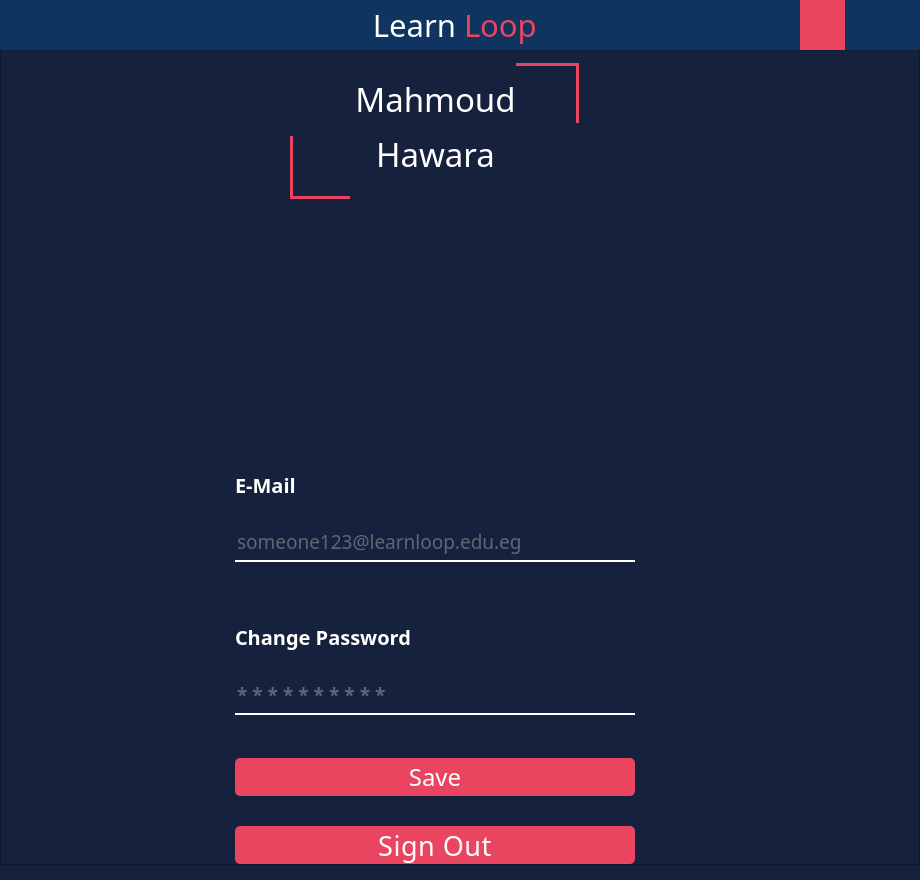
<?xml version="1.0" encoding="UTF-8"?>
<ui version="4.0">
 <class>MainWindow</class>
 <widget class="QMainWindow" name="MainWindow">
  <property name="geometry">
   <rect>
    <x>0</x>
    <y>0</y>
    <width>920</width>
    <height>880</height>
   </rect>
  </property>
  <property name="minimumSize">
   <size>
    <width>920</width>
    <height>880</height>
   </size>
  </property>
  <property name="windowTitle">
   <string>MainWindow</string>
  </property>
  <property name="styleSheet">
   <string notr="true">background: #16213E;
</string>
  </property>
  <widget class="QWidget" name="centralwidget">
   <layout class="QVBoxLayout" name="verticalLayout">
    <property name="spacing">
     <number>0</number>
    </property>
    <property name="leftMargin">
     <number>0</number>
    </property>
    <property name="topMargin">
     <number>0</number>
    </property>
    <property name="rightMargin">
     <number>0</number>
    </property>
    <property name="bottomMargin">
     <number>0</number>
    </property>
    <item>
     <widget class="QFrame" name="header">
      <property name="minimumSize">
       <size>
        <width>0</width>
        <height>50</height>
       </size>
      </property>
      <property name="maximumSize">
       <size>
        <width>16777215</width>
        <height>50</height>
       </size>
      </property>
      <property name="styleSheet">
       <string notr="true">background: #0F3460</string>
      </property>
      <layout class="QHBoxLayout" name="horizontalLayout_4">
       <property name="spacing">
        <number>0</number>
       </property>
       <property name="leftMargin">
        <number>20</number>
       </property>
       <property name="topMargin">
        <number>0</number>
       </property>
       <property name="rightMargin">
        <number>20</number>
       </property>
       <property name="bottomMargin">
        <number>0</number>
       </property>
       <item alignment="Qt::AlignLeft">
        <widget class="QFrame" name="ControlButtons_2">
         <layout class="QHBoxLayout" name="horizontalLayout_6">
          <property name="spacing">
           <number>15</number>
          </property>
          <property name="leftMargin">
           <number>0</number>
          </property>
          <property name="topMargin">
           <number>0</number>
          </property>
          <property name="rightMargin">
           <number>0</number>
          </property>
          <property name="bottomMargin">
           <number>0</number>
          </property>
          <item>
           <widget class="QPushButton" name="close_2">
            <property name="minimumSize">
             <size>
              <width>20</width>
              <height>26</height>
             </size>
            </property>
            <property name="maximumSize">
             <size>
              <width>26</width>
              <height>26</height>
             </size>
            </property>
            <property name="cursor">
             <cursorShape>PointingHandCursor</cursorShape>
            </property>
            <property name="styleSheet">
             <string notr="true">QPushButton::hover{
	background-color: #E94560;
	border-radius: 12px;
}</string>
            </property>
            <property name="text">
             <string/>
            </property>
            <property name="icon">
             <iconset resource="../Student-Enrollment-Database-Project-main2/Student-Enrollment-Database-Project-main/Images.qrc">
              <normaloff>:/Controles/Images/close.png</normaloff>:/Controles/Images/close.png</iconset>
            </property>
            <property name="iconSize">
             <size>
              <width>12</width>
              <height>14</height>
             </size>
            </property>
            <property name="shortcut">
             <string>Ctrl+F4</string>
            </property>
            <property name="flat">
             <bool>true</bool>
            </property>
           </widget>
          </item>
          <item>
           <widget class="QPushButton" name="expand_2">
            <property name="minimumSize">
             <size>
              <width>26</width>
              <height>26</height>
             </size>
            </property>
            <property name="maximumSize">
             <size>
              <width>26</width>
              <height>26</height>
             </size>
            </property>
            <property name="cursor">
             <cursorShape>PointingHandCursor</cursorShape>
            </property>
            <property name="styleSheet">
             <string notr="true">QPushButton::hover{
	background-color: #E94560;
	border-radius: 12px;
}</string>
            </property>
            <property name="text">
             <string/>
            </property>
            <property name="icon">
             <iconset resource="../Student-Enrollment-Database-Project-main2/Student-Enrollment-Database-Project-main/Images.qrc">
              <normaloff>:/Controles/Images/expand-arrows.png</normaloff>:/Controles/Images/expand-arrows.png</iconset>
            </property>
            <property name="iconSize">
             <size>
              <width>20</width>
              <height>25</height>
             </size>
            </property>
            <property name="shortcut">
             <string>Ctrl+E</string>
            </property>
            <property name="flat">
             <bool>true</bool>
            </property>
           </widget>
          </item>
          <item>
           <widget class="QPushButton" name="minimize_2">
            <property name="minimumSize">
             <size>
              <width>26</width>
              <height>26</height>
             </size>
            </property>
            <property name="maximumSize">
             <size>
              <width>26</width>
              <height>26</height>
             </size>
            </property>
            <property name="cursor">
             <cursorShape>PointingHandCursor</cursorShape>
            </property>
            <property name="styleSheet">
             <string notr="true">QPushButton::hover{
	background-color: #E94560;
	border-radius: 12px;
}</string>
            </property>
            <property name="text">
             <string/>
            </property>
            <property name="icon">
             <iconset resource="../Student-Enrollment-Database-Project-main2/Student-Enrollment-Database-Project-main/Images.qrc">
              <normaloff>:/Controles/Images/minimize-sign.png</normaloff>:/Controles/Images/minimize-sign.png</iconset>
            </property>
            <property name="iconSize">
             <size>
              <width>13</width>
              <height>16</height>
             </size>
            </property>
            <property name="shortcut">
             <string>Ctrl+M</string>
            </property>
            <property name="flat">
             <bool>true</bool>
            </property>
           </widget>
          </item>
          <item>
           <widget class="QPushButton" name="expand_3">
            <property name="minimumSize">
             <size>
              <width>26</width>
              <height>26</height>
             </size>
            </property>
            <property name="maximumSize">
             <size>
              <width>26</width>
              <height>26</height>
             </size>
            </property>
            <property name="cursor">
             <cursorShape>PointingHandCursor</cursorShape>
            </property>
            <property name="contextMenuPolicy">
             <enum>Qt::NoContextMenu</enum>
            </property>
            <property name="styleSheet">
             <string notr="true">QPushButton::hover{
	background-color: #E94560;
	border-radius: 12px;
}</string>
            </property>
            <property name="text">
             <string/>
            </property>
            <property name="icon">
             <iconset resource="../Student-Enrollment-Database-Project-main2/Student-Enrollment-Database-Project-main/Images.qrc">
              <normaloff>:/Controles/Images/return.png</normaloff>:/Controles/Images/return.png</iconset>
            </property>
            <property name="iconSize">
             <size>
              <width>20</width>
              <height>25</height>
             </size>
            </property>
            <property name="shortcut">
             <string>Ctrl+R</string>
            </property>
            <property name="flat">
             <bool>true</bool>
            </property>
           </widget>
          </item>
         </layout>
        </widget>
       </item>
       <item>
        <widget class="QFrame" name="Logo_2">
         <property name="maximumSize">
          <size>
           <width>16777215</width>
           <height>16777215</height>
          </size>
         </property>
         <layout class="QHBoxLayout" name="horizontalLayout_7">
          <property name="spacing">
           <number>8</number>
          </property>
          <property name="leftMargin">
           <number>0</number>
          </property>
          <property name="topMargin">
           <number>0</number>
          </property>
          <property name="rightMargin">
           <number>0</number>
          </property>
          <property name="bottomMargin">
           <number>0</number>
          </property>
          <item>
           <widget class="QLabel" name="Learn_2">
            <property name="font">
             <font>
              <family>Tw Cen MT Condensed Extra Bold</family>
              <pointsize>23</pointsize>
              <weight>50</weight>
              <italic>false</italic>
              <bold>false</bold>
             </font>
            </property>
            <property name="styleSheet">
             <string notr="true">color: white</string>
            </property>
            <property name="text">
             <string>Learn</string>
            </property>
            <property name="alignment">
             <set>Qt::AlignRight|Qt::AlignTrailing|Qt::AlignVCenter</set>
            </property>
            <property name="wordWrap">
             <bool>false</bool>
            </property>
           </widget>
          </item>
          <item>
           <widget class="QLabel" name="Loop_2">
            <property name="font">
             <font>
              <family>Tw Cen MT Condensed Extra Bold</family>
              <pointsize>23</pointsize>
              <weight>50</weight>
              <italic>false</italic>
              <bold>false</bold>
             </font>
            </property>
            <property name="styleSheet">
             <string notr="true">color: #E94560</string>
            </property>
            <property name="text">
             <string>Loop</string>
            </property>
           </widget>
          </item>
         </layout>
        </widget>
       </item>
       <item alignment="Qt::AlignRight">
        <widget class="QFrame" name="ProfilePhotoAndSettings_2">
         <property name="maximumSize">
          <size>
           <width>16777215</width>
           <height>16777215</height>
          </size>
         </property>
         <layout class="QHBoxLayout" name="horizontalLayout_8">
          <property name="spacing">
           <number>20</number>
          </property>
          <property name="leftMargin">
           <number>0</number>
          </property>
          <property name="topMargin">
           <number>0</number>
          </property>
          <property name="rightMargin">
           <number>0</number>
          </property>
          <property name="bottomMargin">
           <number>0</number>
          </property>
          <item>
           <widget class="QPushButton" name="settings_2">
            <property name="minimumSize">
             <size>
              <width>45</width>
              <height>50</height>
             </size>
            </property>
            <property name="maximumSize">
             <size>
              <width>45</width>
              <height>50</height>
             </size>
            </property>
            <property name="cursor">
             <cursorShape>PointingHandCursor</cursorShape>
            </property>
            <property name="statusTip">
             <string/>
            </property>
            <property name="styleSheet">
             <string notr="true">background-color: #E94560;
border-style: outset</string>
            </property>
            <property name="text">
             <string/>
            </property>
            <property name="icon">
             <iconset resource="../Student-Enrollment-Database-Project-main2/Student-Enrollment-Database-Project-main/Images.qrc">
              <normaloff>:/Controles/Images/setting.png</normaloff>:/Controles/Images/setting.png</iconset>
            </property>
            <property name="iconSize">
             <size>
              <width>30</width>
              <height>30</height>
             </size>
            </property>
            <property name="checkable">
             <bool>false</bool>
            </property>
            <property name="autoRepeat">
             <bool>false</bool>
            </property>
            <property name="autoExclusive">
             <bool>false</bool>
            </property>
            <property name="autoDefault">
             <bool>false</bool>
            </property>
            <property name="default">
             <bool>false</bool>
            </property>
            <property name="flat">
             <bool>true</bool>
            </property>
           </widget>
          </item>
          <item>
           <widget class="QPushButton" name="profilePhoto_2">
            <property name="minimumSize">
             <size>
              <width>35</width>
              <height>35</height>
             </size>
            </property>
            <property name="maximumSize">
             <size>
              <width>35</width>
              <height>35</height>
             </size>
            </property>
            <property name="cursor">
             <cursorShape>PointingHandCursor</cursorShape>
            </property>
            <property name="autoFillBackground">
             <bool>false</bool>
            </property>
            <property name="styleSheet">
             <string notr="true"/>
            </property>
            <property name="text">
             <string/>
            </property>
            <property name="icon">
             <iconset resource="../Student-Enrollment-Database-Project-main2/Student-Enrollment-Database-Project-main/Images.qrc">
              <normaloff>:/Controles/Images/user.png</normaloff>:/Controles/Images/user.png</iconset>
            </property>
            <property name="iconSize">
             <size>
              <width>35</width>
              <height>35</height>
             </size>
            </property>
            <property name="autoDefault">
             <bool>false</bool>
            </property>
            <property name="default">
             <bool>false</bool>
            </property>
            <property name="flat">
             <bool>true</bool>
            </property>
           </widget>
          </item>
         </layout>
        </widget>
       </item>
      </layout>
     </widget>
    </item>
    <item>
     <widget class="QFrame" name="frame">
      <property name="frameShape">
       <enum>QFrame::StyledPanel</enum>
      </property>
      <property name="frameShadow">
       <enum>QFrame::Raised</enum>
      </property>
      <layout class="QHBoxLayout" name="horizontalLayout_3">
       <property name="spacing">
        <number>10</number>
       </property>
       <property name="leftMargin">
        <number>0</number>
       </property>
       <property name="topMargin">
        <number>0</number>
       </property>
       <property name="rightMargin">
        <number>50</number>
       </property>
       <property name="bottomMargin">
        <number>0</number>
       </property>
       <item>
        <spacer name="horizontalSpacer">
         <property name="orientation">
          <enum>Qt::Horizontal</enum>
         </property>
         <property name="sizeHint" stdset="0">
          <size>
           <width>40</width>
           <height>20</height>
          </size>
         </property>
        </spacer>
       </item>
       <item alignment="Qt::AlignHCenter">
        <widget class="QFrame" name="mainPage">
         <property name="minimumSize">
          <size>
           <width>400</width>
           <height>0</height>
          </size>
         </property>
         <property name="maximumSize">
          <size>
           <width>400</width>
           <height>16777215</height>
          </size>
         </property>
         <property name="styleSheet">
          <string notr="true">border: none;</string>
         </property>
         <property name="frameShape">
          <enum>QFrame::StyledPanel</enum>
         </property>
         <property name="frameShadow">
          <enum>QFrame::Raised</enum>
         </property>
         <layout class="QVBoxLayout" name="verticalLayout_2">
          <property name="spacing">
           <number>30</number>
          </property>
          <property name="leftMargin">
           <number>0</number>
          </property>
          <property name="topMargin">
           <number>0</number>
          </property>
          <property name="rightMargin">
           <number>0</number>
          </property>
          <property name="bottomMargin">
           <number>0</number>
          </property>
          <item>
           <spacer name="verticalSpacer_3">
            <property name="orientation">
             <enum>Qt::Vertical</enum>
            </property>
            <property name="sizeHint" stdset="0">
             <size>
              <width>20</width>
              <height>40</height>
             </size>
            </property>
           </spacer>
          </item>
          <item>
           <widget class="QFrame" name="frame_7">
            <property name="minimumSize">
             <size>
              <width>0</width>
              <height>150</height>
             </size>
            </property>
            <property name="maximumSize">
             <size>
              <width>16777215</width>
              <height>150</height>
             </size>
            </property>
            <property name="styleSheet">
             <string notr="true"/>
            </property>
            <property name="frameShape">
             <enum>QFrame::StyledPanel</enum>
            </property>
            <property name="frameShadow">
             <enum>QFrame::Raised</enum>
            </property>
            <layout class="QHBoxLayout" name="horizontalLayout_5">
             <property name="spacing">
              <number>0</number>
             </property>
             <property name="leftMargin">
              <number>0</number>
             </property>
             <property name="topMargin">
              <number>0</number>
             </property>
             <property name="rightMargin">
              <number>0</number>
             </property>
             <property name="bottomMargin">
              <number>0</number>
             </property>
             <item>
              <spacer name="horizontalSpacer_3">
               <property name="orientation">
                <enum>Qt::Horizontal</enum>
               </property>
               <property name="sizeHint" stdset="0">
                <size>
                 <width>40</width>
                 <height>20</height>
                </size>
               </property>
              </spacer>
             </item>
             <item>
              <widget class="QFrame" name="frame_8">
               <property name="minimumSize">
                <size>
                 <width>65</width>
                 <height>125</height>
                </size>
               </property>
               <property name="maximumSize">
                <size>
                 <width>65</width>
                 <height>100</height>
                </size>
               </property>
               <property name="styleSheet">
                <string notr="true"/>
               </property>
               <property name="frameShape">
                <enum>QFrame::StyledPanel</enum>
               </property>
               <property name="frameShadow">
                <enum>QFrame::Raised</enum>
               </property>
               <widget class="Line" name="line_9">
                <property name="geometry">
                 <rect>
                  <x>0</x>
                  <y>60</y>
                  <width>3</width>
                  <height>60</height>
                 </rect>
                </property>
                <property name="minimumSize">
                 <size>
                  <width>0</width>
                  <height>60</height>
                 </size>
                </property>
                <property name="maximumSize">
                 <size>
                  <width>16777215</width>
                  <height>60</height>
                 </size>
                </property>
                <property name="styleSheet">
                 <string notr="true">border: 1.5px solid #E94560;</string>
                </property>
                <property name="orientation">
                 <enum>Qt::Vertical</enum>
                </property>
               </widget>
               <widget class="Line" name="line_10">
                <property name="geometry">
                 <rect>
                  <x>0</x>
                  <y>120</y>
                  <width>60</width>
                  <height>3</height>
                 </rect>
                </property>
                <property name="minimumSize">
                 <size>
                  <width>60</width>
                  <height>0</height>
                 </size>
                </property>
                <property name="maximumSize">
                 <size>
                  <width>60</width>
                  <height>16777215</height>
                 </size>
                </property>
                <property name="styleSheet">
                 <string notr="true">border: 1.5px solid #E94560;</string>
                </property>
                <property name="orientation">
                 <enum>Qt::Horizontal</enum>
                </property>
               </widget>
              </widget>
             </item>
             <item alignment="Qt::AlignHCenter">
              <widget class="QFrame" name="department_2">
               <property name="minimumSize">
                <size>
                 <width>0</width>
                 <height>100</height>
                </size>
               </property>
               <property name="maximumSize">
                <size>
                 <width>750</width>
                 <height>100</height>
                </size>
               </property>
               <property name="styleSheet">
                <string notr="true">color: white;</string>
               </property>
               <property name="frameShape">
                <enum>QFrame::StyledPanel</enum>
               </property>
               <property name="frameShadow">
                <enum>QFrame::Raised</enum>
               </property>
               <layout class="QVBoxLayout" name="verticalLayout_11">
                <property name="spacing">
                 <number>10</number>
                </property>
                <property name="leftMargin">
                 <number>0</number>
                </property>
                <property name="topMargin">
                 <number>0</number>
                </property>
                <property name="rightMargin">
                 <number>0</number>
                </property>
                <property name="bottomMargin">
                 <number>0</number>
                </property>
                <item alignment="Qt::AlignHCenter">
                 <widget class="QLabel" name="label_15">
                  <property name="minimumSize">
                   <size>
                    <width>0</width>
                    <height>0</height>
                   </size>
                  </property>
                  <property name="maximumSize">
                   <size>
                    <width>16777215</width>
                    <height>16777215</height>
                   </size>
                  </property>
                  <property name="font">
                   <font>
                    <family>Bahnschrift Condensed</family>
                    <pointsize>25</pointsize>
                    <weight>50</weight>
                    <bold>false</bold>
                   </font>
                  </property>
                  <property name="text">
                   <string>Mahmoud</string>
                  </property>
                  <property name="scaledContents">
                   <bool>false</bool>
                  </property>
                  <property name="alignment">
                   <set>Qt::AlignCenter</set>
                  </property>
                  <property name="wordWrap">
                   <bool>true</bool>
                  </property>
                 </widget>
                </item>
                <item alignment="Qt::AlignHCenter">
                 <widget class="QFrame" name="frame_18">
                  <property name="frameShape">
                   <enum>QFrame::StyledPanel</enum>
                  </property>
                  <property name="frameShadow">
                   <enum>QFrame::Raised</enum>
                  </property>
                  <layout class="QHBoxLayout" name="horizontalLayout_20">
                   <property name="spacing">
                    <number>20</number>
                   </property>
                   <property name="leftMargin">
                    <number>0</number>
                   </property>
                   <property name="topMargin">
                    <number>0</number>
                   </property>
                   <property name="rightMargin">
                    <number>0</number>
                   </property>
                   <property name="bottomMargin">
                    <number>0</number>
                   </property>
                   <item>
                    <widget class="QLabel" name="label_12">
                     <property name="font">
                      <font>
                       <family>Bahnschrift Condensed</family>
                       <pointsize>25</pointsize>
                       <weight>50</weight>
                       <bold>false</bold>
                      </font>
                     </property>
                     <property name="frameShadow">
                      <enum>QFrame::Plain</enum>
                     </property>
                     <property name="text">
                      <string>Hawara</string>
                     </property>
                     <property name="alignment">
                      <set>Qt::AlignCenter</set>
                     </property>
                     <property name="indent">
                      <number>-1</number>
                     </property>
                    </widget>
                   </item>
                  </layout>
                 </widget>
                </item>
               </layout>
              </widget>
             </item>
             <item>
              <widget class="QFrame" name="frame_9">
               <property name="minimumSize">
                <size>
                 <width>65</width>
                 <height>125</height>
                </size>
               </property>
               <property name="maximumSize">
                <size>
                 <width>65</width>
                 <height>125</height>
                </size>
               </property>
               <property name="styleSheet">
                <string notr="true"/>
               </property>
               <property name="frameShape">
                <enum>QFrame::StyledPanel</enum>
               </property>
               <property name="frameShadow">
                <enum>QFrame::Raised</enum>
               </property>
               <widget class="Line" name="line_5">
                <property name="geometry">
                 <rect>
                  <x>60</x>
                  <y>0</y>
                  <width>3</width>
                  <height>60</height>
                 </rect>
                </property>
                <property name="minimumSize">
                 <size>
                  <width>0</width>
                  <height>60</height>
                 </size>
                </property>
                <property name="maximumSize">
                 <size>
                  <width>16777215</width>
                  <height>60</height>
                 </size>
                </property>
                <property name="styleSheet">
                 <string notr="true">border: 1.5px solid #E94560;</string>
                </property>
                <property name="orientation">
                 <enum>Qt::Vertical</enum>
                </property>
               </widget>
               <widget class="Line" name="line_6">
                <property name="geometry">
                 <rect>
                  <x>0</x>
                  <y>0</y>
                  <width>60</width>
                  <height>3</height>
                 </rect>
                </property>
                <property name="minimumSize">
                 <size>
                  <width>60</width>
                  <height>0</height>
                 </size>
                </property>
                <property name="maximumSize">
                 <size>
                  <width>60</width>
                  <height>16777215</height>
                 </size>
                </property>
                <property name="styleSheet">
                 <string notr="true">border: 1.5px solid #E94560;</string>
                </property>
                <property name="orientation">
                 <enum>Qt::Horizontal</enum>
                </property>
               </widget>
              </widget>
             </item>
             <item>
              <spacer name="horizontalSpacer_4">
               <property name="orientation">
                <enum>Qt::Horizontal</enum>
               </property>
               <property name="sizeHint" stdset="0">
                <size>
                 <width>40</width>
                 <height>20</height>
                </size>
               </property>
              </spacer>
             </item>
            </layout>
           </widget>
          </item>
          <item alignment="Qt::AlignHCenter">
           <widget class="QPushButton" name="pushButton">
            <property name="minimumSize">
             <size>
              <width>200</width>
              <height>200</height>
             </size>
            </property>
            <property name="maximumSize">
             <size>
              <width>200</width>
              <height>200</height>
             </size>
            </property>
            <property name="text">
             <string/>
            </property>
            <property name="icon">
             <iconset resource="../Student-Enrollment-Database-Project-main2/Student-Enrollment-Database-Project-main/Images.qrc">
              <normaloff>:/Controles/Images/user.png</normaloff>:/Controles/Images/user.png</iconset>
            </property>
            <property name="iconSize">
             <size>
              <width>200</width>
              <height>200</height>
             </size>
            </property>
           </widget>
          </item>
          <item alignment="Qt::AlignHCenter">
           <widget class="QFrame" name="phone_ID_2">
            <property name="minimumSize">
             <size>
              <width>0</width>
              <height>120</height>
             </size>
            </property>
            <property name="maximumSize">
             <size>
              <width>16777215</width>
              <height>120</height>
             </size>
            </property>
            <property name="styleSheet">
             <string notr="true"/>
            </property>
            <property name="frameShape">
             <enum>QFrame::StyledPanel</enum>
            </property>
            <property name="frameShadow">
             <enum>QFrame::Raised</enum>
            </property>
            <property name="lineWidth">
             <number>1</number>
            </property>
            <layout class="QVBoxLayout" name="verticalLayout_6">
             <property name="spacing">
              <number>0</number>
             </property>
             <property name="leftMargin">
              <number>0</number>
             </property>
             <property name="topMargin">
              <number>0</number>
             </property>
             <property name="rightMargin">
              <number>0</number>
             </property>
             <property name="bottomMargin">
              <number>0</number>
             </property>
             <item>
              <widget class="QFrame" name="phonenum_2">
               <property name="minimumSize">
                <size>
                 <width>400</width>
                 <height>120</height>
                </size>
               </property>
               <property name="maximumSize">
                <size>
                 <width>400</width>
                 <height>120</height>
                </size>
               </property>
               <property name="styleSheet">
                <string notr="true"/>
               </property>
               <property name="frameShape">
                <enum>QFrame::StyledPanel</enum>
               </property>
               <property name="frameShadow">
                <enum>QFrame::Raised</enum>
               </property>
               <layout class="QVBoxLayout" name="verticalLayout_7">
                <property name="spacing">
                 <number>0</number>
                </property>
                <property name="leftMargin">
                 <number>0</number>
                </property>
                <property name="topMargin">
                 <number>0</number>
                </property>
                <property name="rightMargin">
                 <number>0</number>
                </property>
                <property name="bottomMargin">
                 <number>0</number>
                </property>
                <item>
                 <widget class="QLabel" name="label_4">
                  <property name="minimumSize">
                   <size>
                    <width>0</width>
                    <height>22</height>
                   </size>
                  </property>
                  <property name="maximumSize">
                   <size>
                    <width>16777215</width>
                    <height>22</height>
                   </size>
                  </property>
                  <property name="font">
                   <font>
                    <family>Bahnschrift SemiBold</family>
                    <pointsize>15</pointsize>
                    <weight>75</weight>
                    <italic>false</italic>
                    <bold>true</bold>
                   </font>
                  </property>
                  <property name="styleSheet">
                   <string notr="true">
color: #FFFFFF</string>
                  </property>
                  <property name="text">
                   <string>E-Mail</string>
                  </property>
                 </widget>
                </item>
                <item>
                 <widget class="QLineEdit" name="lineEdit_6">
                  <property name="minimumSize">
                   <size>
                    <width>243</width>
                    <height>50</height>
                   </size>
                  </property>
                  <property name="maximumSize">
                   <size>
                    <width>16777215</width>
                    <height>16777215</height>
                   </size>
                  </property>
                  <property name="font">
                   <font>
                    <family>Bahnschrift Light SemiCondensed</family>
                    <pointsize>14</pointsize>
                   </font>
                  </property>
                  <property name="styleSheet">
                   <string notr="true"> border-width: 2px; border-style: solid; border-color:white;border-top-style:none;
border-left-style:none; border-right-style:none;
color: #A9A9A9;
margin-top: 10px;
</string>
                  </property>
                  <property name="text">
                   <string/>
                  </property>
                  <property name="alignment">
                   <set>Qt::AlignLeading|Qt::AlignLeft|Qt::AlignVCenter</set>
                  </property>
                  <property name="readOnly">
                   <bool>true</bool>
                  </property>
                  <property name="placeholderText">
                   <string>someone123@learnloop.edu.eg</string>
                  </property>
                 </widget>
                </item>
               </layout>
              </widget>
             </item>
            </layout>
           </widget>
          </item>
          <item alignment="Qt::AlignHCenter">
           <widget class="QFrame" name="frame_11">
            <property name="minimumSize">
             <size>
              <width>400</width>
              <height>120</height>
             </size>
            </property>
            <property name="maximumSize">
             <size>
              <width>400</width>
              <height>120</height>
             </size>
            </property>
            <property name="styleSheet">
             <string notr="true"/>
            </property>
            <property name="frameShape">
             <enum>QFrame::StyledPanel</enum>
            </property>
            <property name="frameShadow">
             <enum>QFrame::Raised</enum>
            </property>
            <layout class="QHBoxLayout" name="horizontalLayout_9">
             <property name="spacing">
              <number>0</number>
             </property>
             <property name="leftMargin">
              <number>0</number>
             </property>
             <property name="topMargin">
              <number>0</number>
             </property>
             <property name="rightMargin">
              <number>0</number>
             </property>
             <property name="bottomMargin">
              <number>0</number>
             </property>
             <item alignment="Qt::AlignHCenter">
              <widget class="QFrame" name="DOB_2">
               <property name="minimumSize">
                <size>
                 <width>400</width>
                 <height>120</height>
                </size>
               </property>
               <property name="maximumSize">
                <size>
                 <width>400</width>
                 <height>120</height>
                </size>
               </property>
               <property name="styleSheet">
                <string notr="true"/>
               </property>
               <property name="frameShape">
                <enum>QFrame::StyledPanel</enum>
               </property>
               <property name="frameShadow">
                <enum>QFrame::Raised</enum>
               </property>
               <layout class="QVBoxLayout" name="verticalLayout_8">
                <property name="spacing">
                 <number>0</number>
                </property>
                <property name="leftMargin">
                 <number>0</number>
                </property>
                <property name="topMargin">
                 <number>0</number>
                </property>
                <property name="rightMargin">
                 <number>0</number>
                </property>
                <property name="bottomMargin">
                 <number>0</number>
                </property>
                <item>
                 <widget class="QLabel" name="label_11">
                  <property name="minimumSize">
                   <size>
                    <width>386</width>
                    <height>35</height>
                   </size>
                  </property>
                  <property name="maximumSize">
                   <size>
                    <width>200</width>
                    <height>35</height>
                   </size>
                  </property>
                  <property name="font">
                   <font>
                    <family>Bahnschrift SemiBold</family>
                    <pointsize>15</pointsize>
                    <weight>75</weight>
                    <italic>false</italic>
                    <bold>true</bold>
                   </font>
                  </property>
                  <property name="styleSheet">
                   <string notr="true">
color: #FFFFFF;</string>
                  </property>
                  <property name="text">
                   <string>Change Password</string>
                  </property>
                 </widget>
                </item>
                <item>
                 <widget class="QLineEdit" name="lineEdit_8">
                  <property name="minimumSize">
                   <size>
                    <width>400</width>
                    <height>50</height>
                   </size>
                  </property>
                  <property name="maximumSize">
                   <size>
                    <width>400</width>
                    <height>50</height>
                   </size>
                  </property>
                  <property name="font">
                   <font>
                    <family>Bahnschrift SemiBold Condensed</family>
                    <pointsize>14</pointsize>
                    <weight>75</weight>
                    <bold>true</bold>
                   </font>
                  </property>
                  <property name="styleSheet">
                   <string notr="true"> border-width: 2px; border-style: solid; border-color:white;border-top-style:none;
border-left-style:none; border-right-style:none;
color: #A9A9A9;
letter-spacing: 5px;
margin-top: 10px;</string>
                  </property>
                  <property name="text">
                   <string/>
                  </property>
                  <property name="alignment">
                   <set>Qt::AlignLeading|Qt::AlignLeft|Qt::AlignVCenter</set>
                  </property>
                  <property name="placeholderText">
                   <string>**********</string>
                  </property>
                 </widget>
                </item>
               </layout>
              </widget>
             </item>
            </layout>
           </widget>
          </item>
          <item alignment="Qt::AlignHCenter">
           <widget class="QPushButton" name="pushButton_4">
            <property name="minimumSize">
             <size>
              <width>400</width>
              <height>38</height>
             </size>
            </property>
            <property name="maximumSize">
             <size>
              <width>400</width>
              <height>38</height>
             </size>
            </property>
            <property name="font">
             <font>
              <family>Bahnschrift Condensed</family>
              <pointsize>18</pointsize>
              <weight>50</weight>
              <italic>false</italic>
              <bold>false</bold>
             </font>
            </property>
            <property name="cursor">
             <cursorShape>PointingHandCursor</cursorShape>
            </property>
            <property name="styleSheet">
             <string notr="true">

background: #E94560;
border-radius: 5px;


color: #FFFFFF;
</string>
            </property>
            <property name="text">
             <string>Save</string>
            </property>
           </widget>
          </item>
          <item alignment="Qt::AlignHCenter">
           <widget class="QPushButton" name="pushButton_5">
            <property name="minimumSize">
             <size>
              <width>400</width>
              <height>38</height>
             </size>
            </property>
            <property name="maximumSize">
             <size>
              <width>400</width>
              <height>38</height>
             </size>
            </property>
            <property name="font">
             <font>
              <family>Bahnschrift Condensed</family>
              <pointsize>20</pointsize>
              <weight>50</weight>
              <italic>false</italic>
              <bold>false</bold>
             </font>
            </property>
            <property name="cursor">
             <cursorShape>PointingHandCursor</cursorShape>
            </property>
            <property name="styleSheet">
             <string notr="true">letter-spacing: 0.5px;

background: #E94560;
border-radius: 5px;


color: #FFFFFF;
</string>
            </property>
            <property name="text">
             <string>Sign Out</string>
            </property>
           </widget>
          </item>
          <item>
           <spacer name="verticalSpacer">
            <property name="orientation">
             <enum>Qt::Vertical</enum>
            </property>
            <property name="sizeHint" stdset="0">
             <size>
              <width>20</width>
              <height>40</height>
             </size>
            </property>
           </spacer>
          </item>
         </layout>
        </widget>
       </item>
       <item>
        <spacer name="horizontalSpacer_2">
         <property name="orientation">
          <enum>Qt::Horizontal</enum>
         </property>
         <property name="sizeHint" stdset="0">
          <size>
           <width>40</width>
           <height>20</height>
          </size>
         </property>
        </spacer>
       </item>
      </layout>
     </widget>
    </item>
    <item>
     <widget class="QFrame" name="size_grip">
      <property name="minimumSize">
       <size>
        <width>0</width>
        <height>15</height>
       </size>
      </property>
      <property name="maximumSize">
       <size>
        <width>16777215</width>
        <height>15</height>
       </size>
      </property>
      <property name="styleSheet">
       <string notr="true">border: none;</string>
      </property>
      <property name="frameShape">
       <enum>QFrame::StyledPanel</enum>
      </property>
      <property name="frameShadow">
       <enum>QFrame::Raised</enum>
      </property>
     </widget>
    </item>
   </layout>
  </widget>
 </widget>
 <resources>
  <include location="../Student-Enrollment-Database-Project-main2/Student-Enrollment-Database-Project-main/Images.qrc"/>
 </resources>
 <connections/>
</ui>
